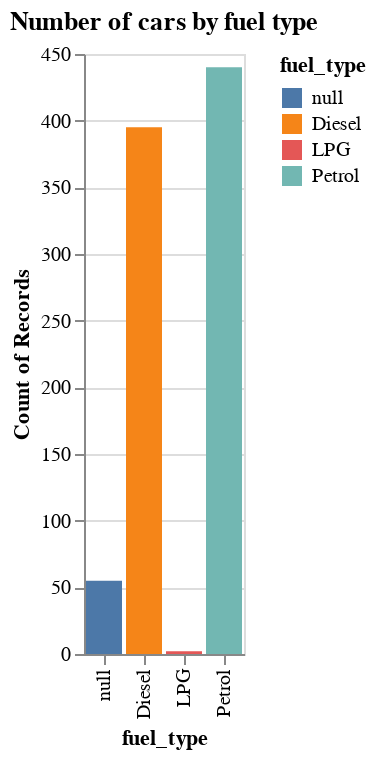

The cell this chart's notebook holds for it:
### Code cell
import altair as alt

chart = alt.Chart(car).mark_bar().encode(
    x='fuel_type:N',
    y='count()',
    color='fuel_type:N'
).properties(
    title='Number of cars by fuel type'
)
chart

### Figure 1 — Vega-Lite specification as saved in the notebook (floating-point values rounded to 4 significant figures; data arrays with more than 128 entries replaced by an {"elided": "..."} marker saying what was removed)
{"config": {"view": {"continuousWidth": 400, "continuousHeight": 300}}, "data": {"name": "data-2f283dabfb354091fb5aa03261023c5a"}, "mark": "bar", "encoding": {"color": {"field": "fuel_type", "type": "nominal"}, "x": {"field": "fuel_type", "type": "nominal"}, "y": {"aggregate": "count", "type": "quantitative"}}, "title": "Number of cars by fuel type", "$schema": "https://vega.github.io/schema/vega-lite/v4.17.0.json", "datasets": {"data-2f283dabfb354091fb5aa03261023c5a": {"elided": "892 records"}}}
